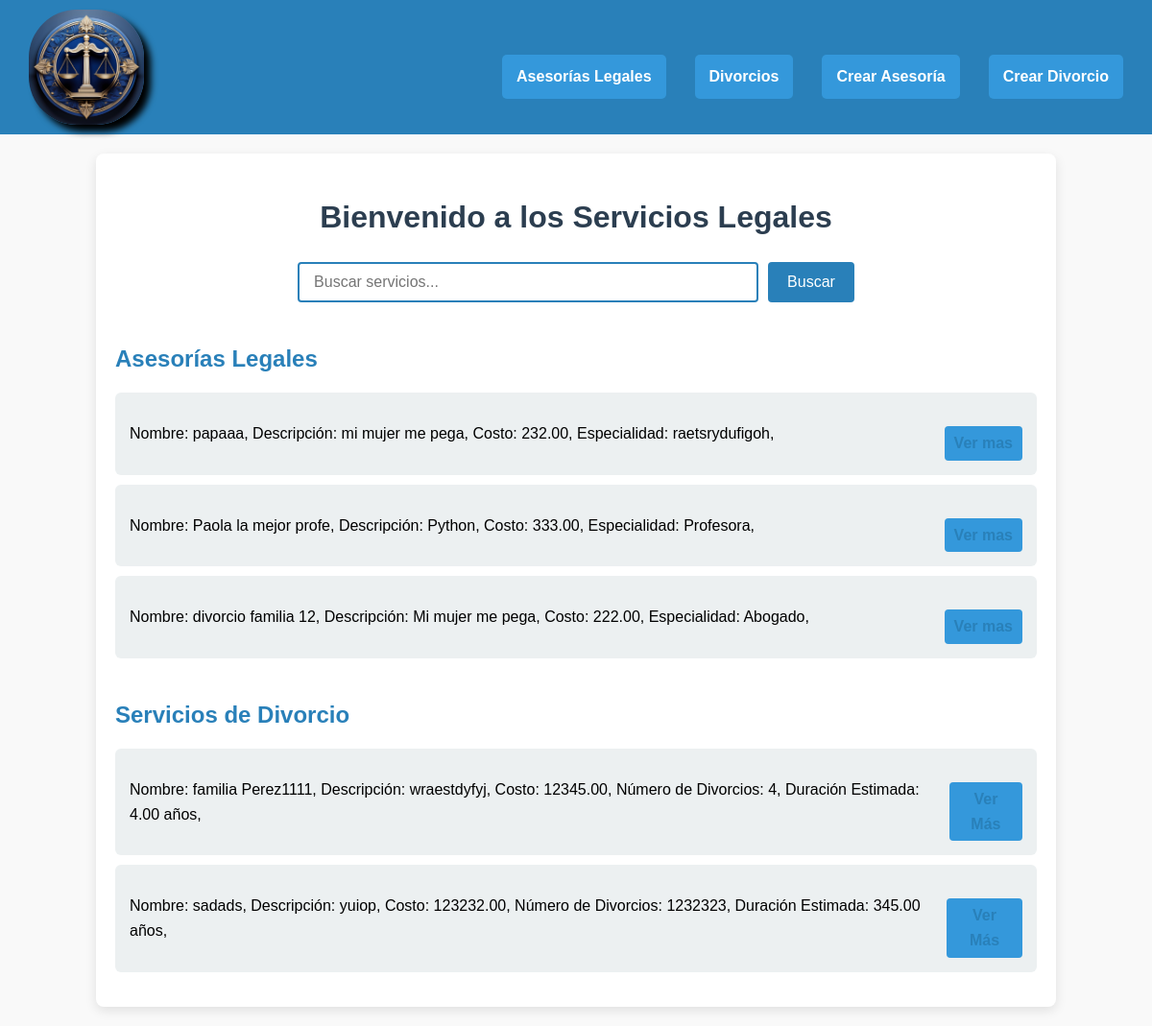
/home/, run on the app's committed database.
### products/models.py (models this page shows, shortened)
class ServicioLegal(models.Model):
    nombre_servicio = models.CharField(
        max_length=255,
        unique=True,
        db_column='nombre_servicio'
    )
    descripcion = models.CharField(
        max_length=255,
        db_column='descripcion'
    )
    costo = models.DecimalField(
        max_digits=10,
        decimal_places=2,
        db_column='costo'
    )
    class Meta:
        abstract = False
        verbose_name = "Servicio Legal"
        verbose_name_plural = "Servicios Legales"

class AsesoriaLegal(ServicioLegal):
    num_asesorias = models.IntegerField(
        db_column='num_asesorias'
    )  # Número de asesorías realizadas
    especialidad = models.CharField(
        max_length=255,
        db_column='especialidad'
    )  # Especialidad del servicio
    class Meta:
        verbose_name = "Asesoría Legal"
        verbose_name_plural = "Asesorías Legales"

class Divorcio(ServicioLegal):
    num_divorcios = models.IntegerField(
        db_column='num_divorcios'
    )  # Número de divorcios manejados
    duracion_estimada = models.DecimalField(
        max_digits=5,
        decimal_places=2,
        db_column='duracion_estimada'
    )  # Duración estimada en años
    class Meta:
        verbose_name = "Servicio de Divorcio"
        verbose_name_plural = "Servicios de Divorcio"

### products/views.py (the view)
# urls.py: 2. Add a URL to urlpatterns:  path('', views.home, name='home')
def home(request):
    servicios_asesoria = AsesoriaLegal.objects.all()
    servicios_divorcio = Divorcio.objects.all()
    detalles_asesoria = [mostrar_info_servicio(servicio) for servicio in servicios_asesoria]
    detalles_divorcio = [mostrar_info_servicio(servicio) for servicio in servicios_divorcio]
    context = {
        'servicios_asesoria': zip(servicios_asesoria, detalles_asesoria),  # Asociamos cada servicio con su detalle
        'servicios_divorcio': zip(servicios_divorcio, detalles_divorcio),
    }
    return render(request, 'home.html', context)

### products/views.py (called while the page is built)
def mostrar_info_servicio(servicio):
    if isinstance(servicio, Divorcio):
        return (f"Nombre: {servicio.nombre_servicio}, Descripción: {servicio.descripcion}, "
                f"Costo: {servicio.costo}, Número de Divorcios: {servicio.num_divorcios}, "
                f"Duración Estimada: {servicio.duracion_estimada} años, ")
    elif isinstance(servicio, AsesoriaLegal):
        return (f"Nombre: {servicio.nombre_servicio}, Descripción: {servicio.descripcion}, "
                f"Costo: {servicio.costo}, Especialidad: {servicio.especialidad},")
    else:
        return "Información no disponible"

### templates/home.html (shortened to what this page needs)
{% load static %}
<!DOCTYPE html>
<html lang="es">
<head>
</head>
<body>
    <header>
        <img src="{% static 'logo.jpeg' %}" alt="Logo">
        <nav>
            <a href="{% url 'lista_asesoria' tipo='asesoria' %}">Asesorías Legales</a>
            <a href="{% url 'lista_servicios' tipo='divorcio' %}">Divorcios</a>
            <a href="{% url 'crear_servicio' tipo='asesoria' %}">Crear Asesoría</a>
            <a href="{% url 'crear_servicio' tipo='divorcio' %}">Crear Divorcio</a>
        </nav>
    </header>
    <div class="container">
        <h1>Bienvenido a los Servicios Legales</h1>
        <form method="GET" action="{% url 'search' %}">
            <input type="text" name="query" placeholder="Buscar servicios..." value="{{ query }}">
            <button type="submit">Buscar</button>
        </form>
        <h2>Asesorías Legales</h2>
        <ul>
            {% for servicio, detalle in servicios_asesoria %}
                <li>
                    <span>{{ detalle }}</span>
                    <div class="acciones">
                        <a href="{% url 'lista_asesoria' tipo='asesoria' %}">Ver mas</a>
                    </div>
                </li>
            {% empty %}
                <li>No hay asesorías disponibles.</li>
            {% endfor %}
        </ul>
        <h2>Servicios de Divorcio</h2>
        <ul>
            {% for servicio, detalle in servicios_divorcio %}
                <li>
                    <span>{{ detalle }}</span>
                    <div class="acciones">
                        <a href="{% url 'lista_servicios' tipo='divorcio' %}">Ver Más</a>
                    </div>
                </li>
            {% empty %}
                <li>No hay servicios de divorcio disponibles.</li>
            {% endfor %}
        </ul>
    </div>
</body>
</html>

### templates/home.html (style rules this page uses)
body { font-family: Arial, sans-serif; background-color: #f9f9f9; margin: 0; padding: 0; box-sizing: border-box; line-height: 1.6; }
header { background-color: #2980b9; padding: 10px 30px; color: white; display: flex; justify-content: space-between; align-items: center; position: relative; }
header img { height: 120px; width: 120px; border-radius: 50px; box-shadow: black 7px 7px 7px; }
nav { display: flex; gap: 30px; }
nav a { color: white; text-decoration: none; font-weight: bold; padding: 10px 15px; border-radius: 5px; transition: background-color 0.3s ease; }
.container { width: 80%; max-width: 1200px; margin: 20px auto; padding: 20px; background-color: #ffffff; border-radius: 8px; box-shadow: 0 4px 12px rgba(0, 0, 0, 0.1); }
h1 { font-size: 32px; color: #2c3e50; margin-bottom: 20px; text-align: center; }
h2 { font-size: 24px; color: #2980b9; margin-top: 40px; margin-bottom: 10px; }
ul { list-style-type: none; padding: 0; }
li { background-color: #ecf0f1; margin: 10px 0; padding: 15px; border-radius: 6px; display: flex; justify-content: space-between; align-items: center; font-size: 16px; }
.acciones { display: flex; gap: 10px; }
li a { text-decoration: none; font-weight: bold; color: #2980b9; padding: 5px 10px; border-radius: 4px; transition: background-color 0.3s ease; }
a { display: inline-block; margin-top: 20px; padding: 10px 20px; text-decoration: none; background-color: #3498db; color: #fff; border-radius: 4px; text-align: center; font-weight: bold; transition: background-color 0.3s ease; }
form { display: flex; justify-content: center; margin-top: 20px; margin-bottom: 30px; }
form input[type="text"] { width: 50%; padding: 10px 15px; font-size: 16px; border: 2px solid #2980b9; border-radius: 4px; margin-right: 10px; box-sizing: border-box; transition: border-color 0.3s ease; }
form button { padding: 10px 20px; font-size: 16px; background-color: #2980b9; color: #fff; border: none; border-radius: 4px; cursor: pointer; transition: background-color 0.3s ease; }

### data on the page
AsesoriaLegal: detalle "Nombre: papaaa, Descripción: mi mujer me pega, Costo: 232.00, Especialidad: raetsrydufigoh,"
AsesoriaLegal: detalle "Nombre: Paola la mejor profe, Descripción: Python, Costo: 333.00, Especialidad: Profesora,"
AsesoriaLegal: detalle "Nombre: divorcio familia 12, Descripción: Mi mujer me pega, Costo: 222.00, Especialidad: Abogado,"
Divorcio: detalle "Nombre: familia Perez1111, Descripción: wraestdyfyj, Costo: 12345.00, Número de Divorcios: 4, Duración Estimada: 4.00 años,"
Divorcio: detalle "Nombre: sadads, Descripción: yuiop, Costo: 123232.00, Número de Divorcios: 1232323, Duración Estimada: 345.00 años,"
